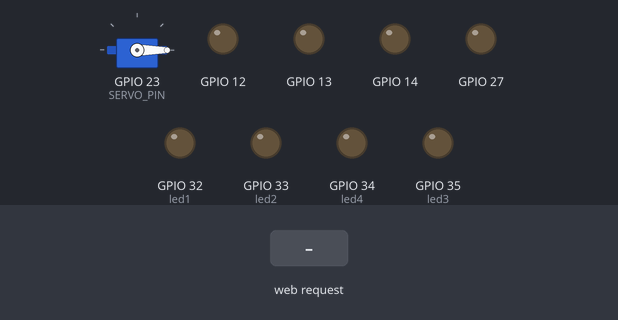
The program below on a simulated ESP32. Shown: servo, output pins drawn as LEDs (lit = HIGH). The inputs (shaded band) are chosen by the test bench. WiFi joins after 1.5 s; servers stay silent unless stated; what the program prints to the serial monitor is not drawn.

Above: at 8.7 s.
8.8 s: HTTP request GET /forward received
At 9.2 s:
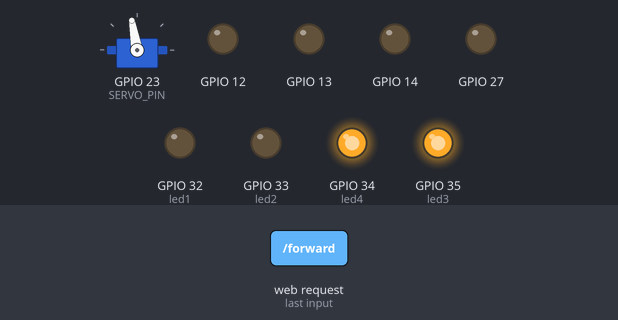
10.3 s: HTTP request GET /backward received
At 11.3 s:
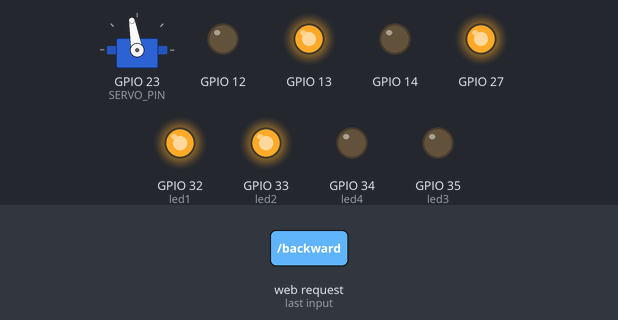
11.8 s: HTTP request GET /turnLeft received
At 13.0 s:
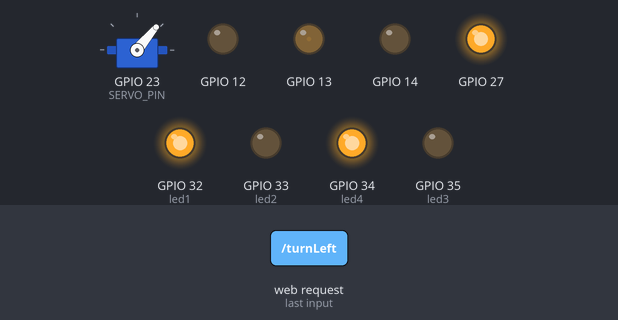
13.3 s: HTTP request GET /turnRight received
At 13.6 s:
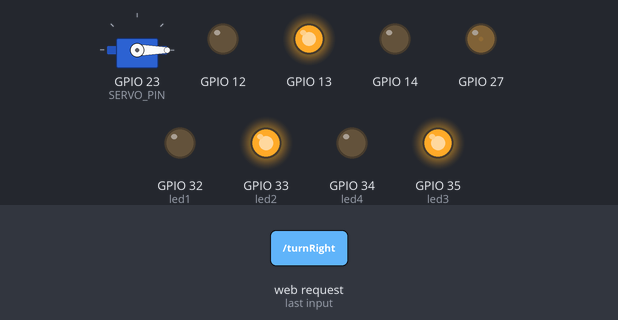
14.8 s: HTTP request GET /Stop received
At 15.2 s:
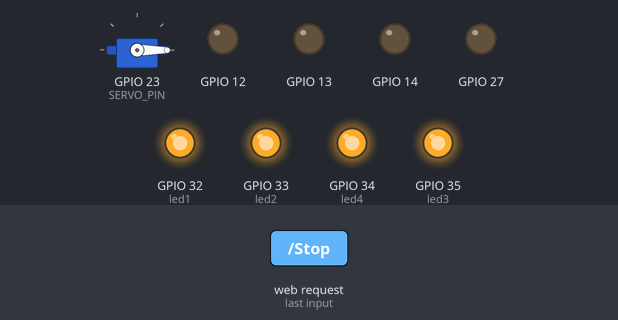
16.3 s: HTTP request GET /turnLeft received
At 17.6 s:
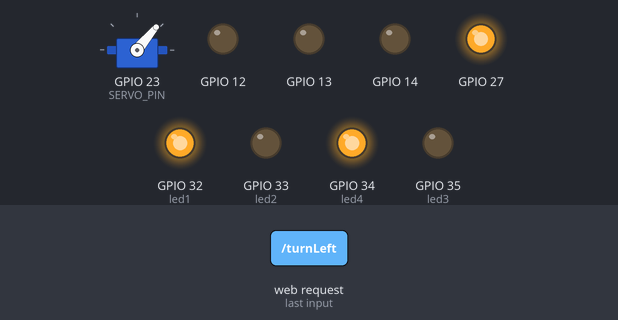
Timing chart, 0 to 18.8 s (numbered marks = the images above; inputs shaded):
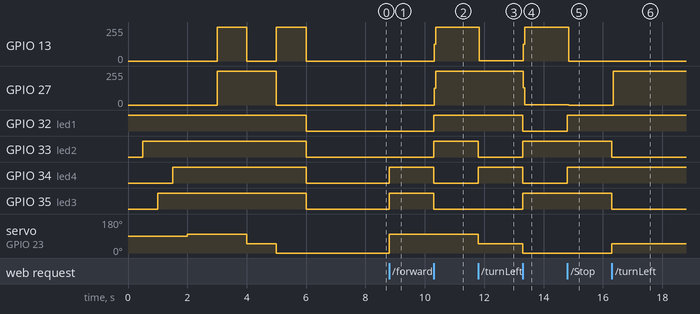

Measured:
- after the input at 8.8 s, GPIO 34 (led4), GPIO 35 (led3): LOW → HIGH at once; servo on GPIO 23 (SERVO_PIN): 0° → 100° at once
- after the input at 10.3 s, GPIO 13, GPIO 27: 0/255 → 254/255 at once; GPIO 32 (led1), GPIO 33 (led2): LOW → HIGH at once; GPIO 34 (led4), GPIO 35 (led3): HIGH → LOW at once
- after the input at 11.8 s, GPIO 13: 254/255 → 2/255 at once; GPIO 33 (led2): HIGH → LOW at once; GPIO 34 (led4): LOW → HIGH at once; servo on GPIO 23 (SERVO_PIN): 100° → 50° at once
- after the input at 13.3 s, GPIO 13: 2/255 → 254/255 at once; GPIO 27: 254/255 → 1/255 at once; GPIO 32 (led1), GPIO 34 (led4): HIGH → LOW at once; GPIO 33 (led2), GPIO 35 (led3): LOW → HIGH at once; servo on GPIO 23 (SERVO_PIN): 50° → 0° at once
- after the input at 14.8 s, GPIO 13: 254/255 → 0/255 at once; GPIO 27: 1/255 → 0/255 at once; GPIO 32 (led1), GPIO 34 (led4): LOW → HIGH at once
- after the input at 16.3 s, GPIO 27: 0/255 → 253/255 at once; GPIO 33 (led2), GPIO 35 (led3): HIGH → LOW at once; servo on GPIO 23 (SERVO_PIN): 0° → 50° at once

The program:

main.cpp
```cpp
#include <Arduino.h>
#include "motor.h"
#include "tri_control.h"
#include "web_page.h"

int led1 = 32;
int led2 = 33;
int led3 = 35;
int led4 = 34;

int motor_1_A  = 13;
int motor_1_B  = 12;
int motor_2_A  = 27;
int motor_2_B  = 14;

int SERVO_PIN = 23;

bool FORWARD = true;
bool TRIGO = true;

Motor motor_1(motor_1_A,motor_1_B);
Motor motor_2(motor_2_A,motor_2_B);

Controll controller(motor_1,motor_2,SERVO_PIN);


void setup()
{
    Serial.begin(9600);
    pinMode(led1,OUTPUT);
    pinMode(led2,OUTPUT);
    pinMode(led3,OUTPUT);
    pinMode(led4,OUTPUT);

    // démo
    digitalWrite(led1,HIGH);
    delay(500);
    digitalWrite(led2,HIGH);
    delay(500);
    digitalWrite(led3,HIGH);
    delay(500);
    digitalWrite(led4,HIGH);
    delay(500);
    controller.move(FORWARD);
    delay(1000);
    controller.move(!FORWARD);
    delay(1000);
    controller.rotate(TRIGO);
    delay(1000);
    controller.rotate(!TRIGO);
    delay(1000);
    controller.stop();
    digitalWrite(led1,LOW);
    digitalWrite(led2,LOW);
    digitalWrite(led3,LOW);
    digitalWrite(led4,LOW);


    custom_serv_init();


}


void loop()
{


    if(-1!=CMD)
    {
        if('F' == CMD )
        {
            controller.move(FORWARD);
            digitalWrite(led1,LOW );
            digitalWrite(led2,LOW );
            digitalWrite(led3,HIGH);
            digitalWrite(led4,HIGH);

        }
        else if('B' == CMD )
        {
            controller.move(!FORWARD);
            digitalWrite(led1,HIGH);
            digitalWrite(led2,HIGH);
            digitalWrite(led3,LOW );
            digitalWrite(led4,LOW );

        }
        else if('L' == CMD )
        {
            controller.rotate(TRIGO);
            digitalWrite(led1,HIGH);
            digitalWrite(led2,LOW );
            digitalWrite(led3,LOW );
            digitalWrite(led4,HIGH);
        }
        else if('R' == CMD )
        {
            controller.rotate(!TRIGO);
            digitalWrite(led1,LOW);
            digitalWrite(led2,HIGH);
            digitalWrite(led3,HIGH);
            digitalWrite(led4,LOW);
        }
        else if('S' == CMD )
        {
            controller.stop();
            digitalWrite(led1,HIGH);
            digitalWrite(led2,HIGH);
            digitalWrite(led3,HIGH);
            digitalWrite(led4,HIGH);
        }

    }
    else
    {
        controller.stop();
        digitalWrite(led1,LOW);
        digitalWrite(led2,LOW);
        digitalWrite(led3,LOW);
        digitalWrite(led4,LOW);
    }

    // wifi control

    _server.handleClient();

}
```

motor.cpp
```cpp
#include "motor.h"

Motor::Motor(){}
Motor::Motor(int pinA,int pinB)
{
    _pinA = pinA;
    _pinB = pinB;
    pinMode(_pinA,OUTPUT);
    pinMode(_pinB,OUTPUT);
}

void Motor::command(bool dir)
{
    if(dir)
    {
        digitalWrite(_pinA,HIGH);
        digitalWrite(_pinA,LOW);
    }
    else
    {
        digitalWrite(_pinA,LOW);
        digitalWrite(_pinA,HIGH);
    }
}

void Motor::stop()
{
    digitalWrite(_pinA,LOW);
    digitalWrite(_pinA,LOW);
}
```

motor.h
```cpp
//vérifier après tests
//motor A : ENA(pwm),IN4(+),IN3(-)
//motor B : ENB(pwm),IN1(+),IN2(-)

#ifndef MOTOR_H
#define MOTOR_H

#include <Arduino.h>


class Motor
{
    public:
        Motor();
        Motor(int pinA,int pinB);
        void command(bool dir);
        void stop();
        int _pinA;
        int _pinB;
};


#endif
```

tri_control.cpp
```cpp
#include "tri_control.h"


Controll::Controll(Motor mot_A,Motor mot_B,int servo_pin)
{
    _mot_A = mot_A;
    _mot_B = mot_B;
    _roue_avant.attach(servo_pin);
}

void Controll::move(bool dir) // les moteurs tournent dans le même sens
{
    _mot_A.command(dir);
    _mot_B.command(dir);
    _roue_avant.write(PWM_STRAIGHT_ANGLE);
}

void Controll::rotate(bool hdg) // les moteurs tournent en sens opposé
{
    _mot_A.command(hdg);
    _mot_B.command(!hdg);
    if(hdg) {_roue_avant.write( PWM_TURN_ANGLE);}
    else    {_roue_avant.write(-PWM_TURN_ANGLE);}

}

void Controll::stop()
{
    _mot_A.stop();
    _mot_B.stop();
}
```

tri_control.h
```cpp
#ifndef TRI_CONTROL_H
#define TRI_CONTROL_H

#include "motor.h"
#include <ESP32_Servo.h>
#define PWM_STRAIGHT_ANGLE 100 // à chercher
#define PWM_TURN_ANGLE 50 // à chercher

class Controll
{
    public:
        Controll(Motor mot_A,Motor mot_B,int servo_pin);
        void move(bool dir);
        void rotate(bool hdg);
        void stop();
        Motor _mot_A;
        Motor _mot_B;
        Servo _roue_avant;

};

#endif
```

web_page.cpp
```cpp
//#include "web_page.h"
// ça déconne donc j'ai tout laissé dans le .h
```

web_page.h
```cpp
#ifndef WEB_PAGE_H
#define WEB_PAGE_H

#include <WiFi.h>
#include <WebServer.h>

WebServer _server(80);

const char* ssid = "robot";
const char* passwd = "robotcities";

char CMD;

void custom_serv_init();
void handleNotFound();
void handleRoot();
void handle_forward();
void handle_backward();
void handle_turnLeft();
void handle_turnRight();
void handle_Stop();

void custom_serv_init()
{
    WiFi.begin(ssid,passwd);
    while (WiFi.status()!=WL_CONNECTED)
    {
        delay(500);
        Serial.print("Connecting...");
    }
    Serial.println("Connected to the WiFi network");

    _server.on("/",handleRoot);
    _server.on("/forward",handle_forward);
    _server.on("/backward",handle_backward);
    _server.on("/turnLeft",handle_turnLeft);
    _server.on("/turnRight",handle_turnRight);
    _server.on("/Stop",handle_Stop);
    _server.onNotFound(handleNotFound);
    _server.begin();

    Serial.println("Server started");
    Serial.print("IP : ");
    Serial.println(WiFi.localIP()); // IP de la page web
}


void handleNotFound()
{
    _server.send(404, "text/plain", "404: Not found !");
}

void handleRoot()
{
    String page = "<!DOCTYPE html>";

    page += "<html>";
    page += "<head>";
    page += "<style>";
    page += "html {font-family: Helvetica; display: inline-block; margin: 0px auto; text-align: center;} ";
    page += "    button";
    page += "{";
    page += "    display:block;";
    page += "    color: rgb(29, 19, 19);";
    page += "    background-color: rgb(180, 180, 179);";
    page += "    font-size: 40px;";
    page += "    padding: 80px 100px;";
    page += "    margin: auto;";
    page += "}";
    page += "</style>";
    page += "</head>";

    page += "<body>";
    page += "<h1>Server web ESP32 du mini robot</h1>";

    page += "<a href='/forward'>";
    page += "    <button type=\"button\"> Forward    </button>";
    page += "</a>";

    page += "<a href='/backward'>";
    page += "    <button type=\"button\"> Backward    </button>";
    page += "</a>";

    page += "<a href='/turnLeft'>";
    page += "    <button type=\"button\"> Turn Left   </button>";
    page += "</a>";

    page += "<a href='turnRight'>";
    page += "    <button type=\"button\"> Turn Right  </button>";
    page += "</a>";

    page += "<a href='/Stop'>";
    page += "    <button type=\"button\"> Stop    </button>";
    page += "</a>";

    page += "<a href='https://www.youtube.com/watch?v=GBIIQ0kP15E'>";
    page += "    <button type=\"button\"> Turbo       </button>";
    page += "</a>";


    page += "</body>";
    page += "</html>";

    _server.setContentLength(page.length());
    _server.send(200,"text/html",page);
}

void handle_forward()
{
    CMD = 'F';
    _server.sendHeader("Location","/");
    _server.send(303);
}

void handle_backward()
{
    CMD = 'B';
    _server.sendHeader("Location","/");
    _server.send(303);
}

void handle_turnLeft()
{
    CMD = 'L';
    _server.sendHeader("Location","/");
    _server.send(303);
}

void handle_turnRight()
{
    CMD = 'R';
    _server.sendHeader("Location","/");
    _server.send(303);
}

void handle_Stop()
{
    CMD = 'S';
    _server.sendHeader("Location","/");
    _server.send(303);
}


#endif
```
